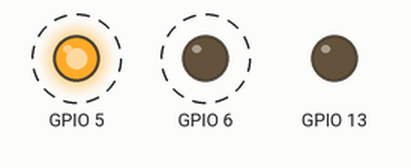
Simulated run of this program. Board: Raspberry Pi (BCM pin numbers). Shown: output pins drawn as LEDs (lit = HIGH). Dashed ring = blinking. At 13.5 s the program stops and its outputs stay as they are.

Above: at 0.2 s.
Timing chart, 0 to 3.5 s (numbered marks = the images above):
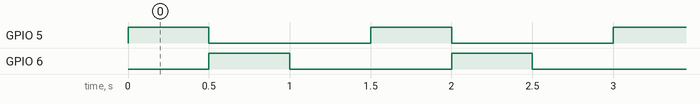

Measured:
- by itself, GPIO 5, GPIO 6: alternates HIGH for 0.50 s and LOW for 1.0 s, 18 changes in all, then stays LOW
- by itself, everything shown: repeats every 1.5 s, in 3 steps

The program:

blink.py
```python
import RPi.GPIO as gpio
import time

gpio.setmode(gpio.BCM)

gpio.setup(5, gpio.OUT)
gpio.setup(6, gpio.OUT)
gpio.setup(13, gpio.OUT)


#fazer um programa para piscar led x vezes
for x in range (1,10): #in range: numa determinada faixa, no caso,10x
    #configura saida // 2 parametros: a porta e se esta ligada ou desligada

    gpio.output(5, gpio.HIGH) #high = tempo fica ligado // pino 5 ligado
    gpio.output(6, gpio.LOW) #desligado
    gpio.output(13, gpio.LOW) #desligado
    time.sleep(0.5)

    gpio.output(5, gpio.LOW)
    gpio.output(6, gpio.HIGH) #pino 6 ligado
    gpio.output(13, gpio.LOW)
    time.sleep(0.5) #low = tempo fica desligado

    gpio.output(5, gpio.LOW)
    gpio.output(6, gpio.LOW)
    gpio.output(13, gpio.LOW) #pino 6 ligado
    time.sleep(0.5)

#desliga programa gpio
gpio.cleanup()
```
